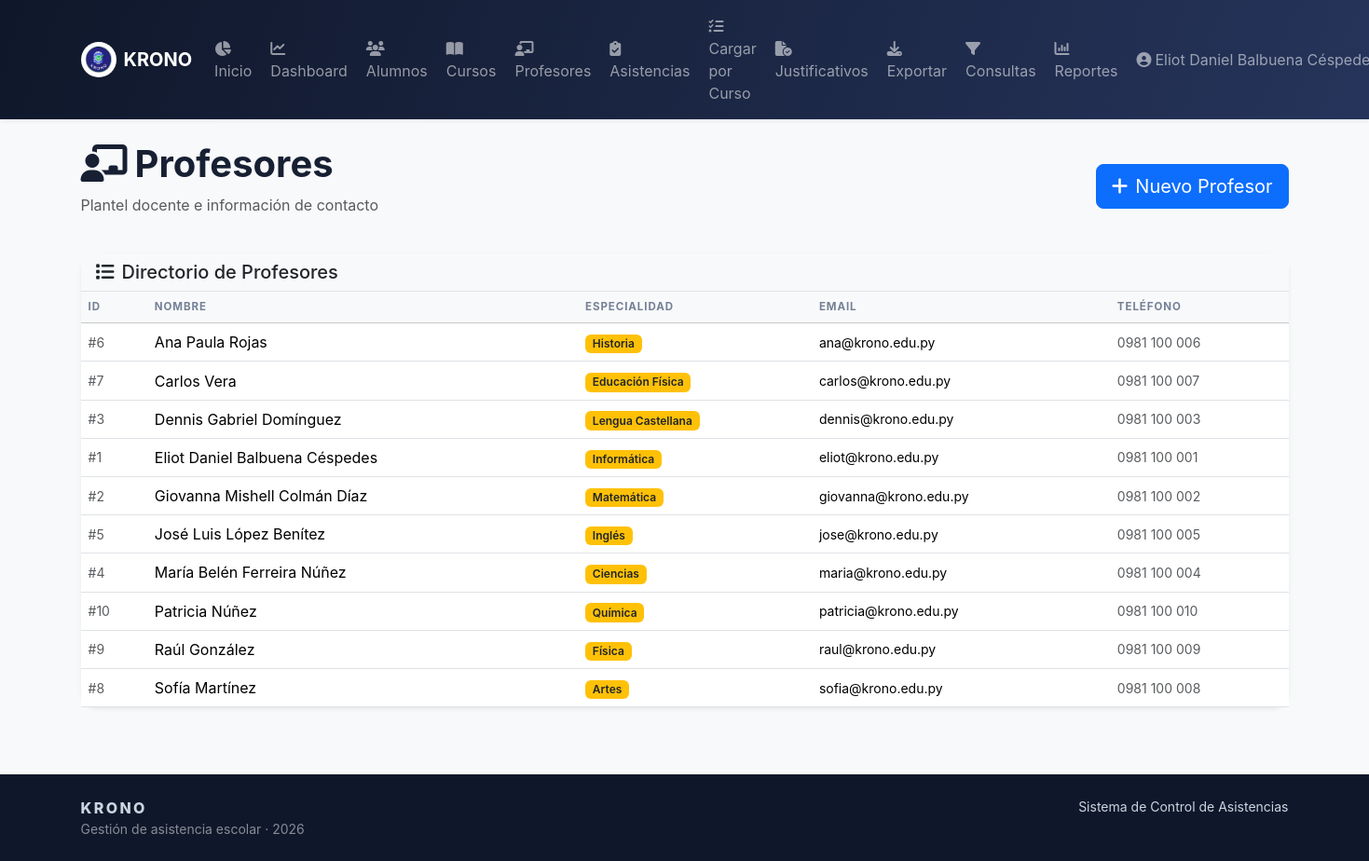
The app's page /profesores.php (signed in) with its own data.
### tables this page shows
CREATE TABLE `profesores` (
  `id` int(11) NOT NULL,
  `nombre` varchar(120) NOT NULL,
  `email` varchar(120) DEFAULT NULL,
  `telefono` varchar(30) DEFAULT NULL,
  `especialidad` varchar(100) DEFAULT NULL
);

### auth.php (called while the page is built, shortened)
<?php
require_once __DIR__ . '/conexion.php';
function get_user() {
    return $_SESSION['user'] ?? null;
}
function get_rol() {
    $user = get_user();
    return $user['rol'] ?? null;
}
function has_role($role) {
    return get_rol() === $role;
}
function is_profesor() {
    return has_role('profesor');
}
function get_user_full_data() {
    global $pdo;
    $user = get_user();
    try {
        if ($user['rol'] === 'profesor') {
            $stmt = $pdo->prepare('SELECT * FROM profesores WHERE id = ?');
            $stmt->execute([$user['profesor_id']]);
            return $stmt->fetch(PDO::FETCH_ASSOC);
        } else if ($user['rol'] === 'alumno') {
            $stmt = $pdo->prepare('SELECT a.*, c.nombre as curso_nombre FROM alumnos a LEFT JOIN cursos c ON a.curso_id = c.id WHERE a.id = ?');
            $stmt->execute([$user['alumno_id']]);
            return $stmt->fetch(PDO::FETCH_ASSOC);
        }
    } catch (PDOException $e) {
        return null;
    }
}
?>

### config.php (called while the page is built, shortened)
<?php
require_once __DIR__ . '/conexion.php';
require_once __DIR__ . '/auth.php';
function e($v) {
    return htmlspecialchars((string)($v ?? ''), ENT_QUOTES, 'UTF-8');
}
?>

### profesores.php (the view, shortened to what this page needs)
<?php
require __DIR__ . '/header.php';
$rows = $pdo ? $pdo->query('SELECT id, nombre, especialidad, email, telefono FROM profesores ORDER BY nombre')->fetchAll() : [];
?>
<div class="d-flex justify-content-between align-items-center mb-4">
    <div>
        <h1 class="display-6 fw-bold">
            <i class="fa-solid fa-chalkboard-user me-2"></i>Profesores
        </h1>
        <p class="text-muted">Plantel docente e información de contacto</p>
    </div>
    <button class="btn btn-primary btn-lg" data-bs-toggle="modal" data-bs-target="#profesorModal">
        <i class="fa-solid fa-plus me-2"></i>Nuevo Profesor
    </button>
</div>
<div class="card shadow-sm border-0">
    <div class="card-header bg-light border-bottom">
        <h5 class="mb-0"><i class="fa-solid fa-list me-2"></i>Directorio de Profesores</h5>
    </div>
    <div class="table-responsive">
        <table class="table table-hover align-middle mb-0">
            <thead class="table-light">
                <tr>
                    <th>ID</th>
                    <th>Nombre</th>
                    <th>Especialidad</th>
                    <th>Email</th>
                    <th>Teléfono</th>
                </tr>
            </thead>
            <tbody>
                <?php if (empty($rows)): ?>
                    <tr>
                        <td colspan="5" class="text-center text-muted py-4">
                            No hay profesores registrados
                        </td>
                    </tr>
                <?php else: foreach($rows as $r): ?>
                <tr>
                    <td class="small text-muted">#<?= $r['id'] ?></td>
                    <td class="fw-500"><?= e($r['nombre']) ?></td>
                    <td>
                        <span class="badge bg-warning text-dark">
                            <?= e($r['especialidad']) ?>
                        </span>
                    </td>
                    <td class="small"><?= e($r['email']) ?></td>
                    <td class="small text-muted"><?= e($r['telefono'] ?? '-') ?></td>
                </tr>
                <?php endforeach; endif; ?>
            </tbody>
        </table>
    </div>
</div>
<?php require __DIR__ . '/footer.php'; ?>

### header.php (shortened to what this page needs)
<?php
require_once __DIR__ . '/config.php';
require_once __DIR__ . '/auth.php';
$current_user = get_user();
$user_data = get_user_full_data();
?>
<!doctype html>
<html lang="es">
<head>
    <link href="https://cdn.jsdelivr.net/npm/bootstrap@5.3.3/dist/css/bootstrap.min.css" rel="stylesheet">
    <link href="https://cdnjs.cloudflare.com/ajax/libs/font-awesome/6.5.2/css/all.min.css" rel="stylesheet">
    <link href="styles.css" rel="stylesheet">
</head>
<body class="bg-light">
    <nav class="navbar navbar-expand-lg navbar-dark bg-dark sticky-top shadow-sm">
        <div class="container">
            <a class="navbar-brand d-flex align-items-center gap-2" href="index.php">
                <img src="logo.png" onerror="this.style.display='none'" width="38" height="38" class="rounded-circle bg-white p-1 object-fit-contain" alt="Logo KRONO">
                <span class="fw-bold tracking-wide">KRONO</span>
            </a>
            <div class="collapse navbar-collapse" id="mainNav">
                <ul class="navbar-nav ms-auto align-items-lg-center gap-lg-1">
                    <?php if (is_profesor()): ?>
                        <li class="nav-item">
                            <a class="nav-link" href="index.php"><i class="fa-solid fa-chart-pie me-1"></i>Inicio</a>
                        </li>
                        <li class="nav-item">
                            <a class="nav-link" href="dashboard.php"><i class="fa-solid fa-chart-line me-1"></i>Dashboard</a>
                        </li>
                        <li class="nav-item">
                            <a class="nav-link" href="alumnos.php"><i class="fa-solid fa-users me-1"></i>Alumnos</a>
                        </li>
                        <li class="nav-item">
                            <a class="nav-link" href="cursos.php"><i class="fa-solid fa-book-open me-1"></i>Cursos</a>
                        </li>
                        <li class="nav-item">
                            <a class="nav-link" href="profesores.php"><i class="fa-solid fa-chalkboard-user me-1"></i>Profesores</a>
                        </li>
                        <li class="nav-item">
                            <a class="nav-link" href="asistencias.php"><i class="fa-solid fa-clipboard-check me-1"></i>Asistencias</a>
                        </li>
                        <li class="nav-item">
                            <a class="nav-link" href="cargar_asistencia_curso.php"><i class="fa-solid fa-list-check me-1"></i>Cargar por Curso</a>
                        </li>
                        <li class="nav-item">
                            <a class="nav-link" href="justificativos.php"><i class="fa-solid fa-file-circle-check me-1"></i>Justificativos</a>
                        </li>
                        <li class="nav-item">
                            <a class="nav-link" href="exportar.php"><i class="fa-solid fa-download me-1"></i>Exportar</a>
                        </li>
                        <li class="nav-item">
                            <a class="nav-link" href="consultas.php"><i class="fa-solid fa-filter me-1"></i>Consultas</a>
                        </li>
                        <li class="nav-item">
                            <a class="nav-link" href="reportes.php"><i class="fa-solid fa-chart-column me-1"></i>Reportes</a>
                        </li>
                    <?php endif; ?>
                    <li class="nav-item dropdown">
                        <a class="nav-link dropdown-toggle" href="#" id="userDropdown" role="button" data-bs-toggle="dropdown" aria-expanded="false">
                            <i class="fa-solid fa-user-circle me-1"></i><?= e($current_user['nombre']) ?>
                        </a>
                    </li>
                </ul>
            </div>
        </div>
    </nav>
    <main class="container py-4">

### styles.css (style rules this page uses)
:root { --navy:#0f172a;--navy2:#1e293b;--purple:#6558d3;--green:#19a974;--orange:#f59e0b;--red:#ef6262;--bg:#f5f7fb;--ink:#172033 }
body { background:var(--bg);color:var(--ink);font-family:Inter,system-ui,-apple-system,sans-serif }
.navbar { background:linear-gradient(110deg,var(--navy),#26345b);box-shadow:0 8px 24px #0f172a24 }
.card { border:0;border-radius:18px;box-shadow:0 10px 30px #202a4510 }
.table { vertical-align:middle }
.table thead th { font-size:.72rem;letter-spacing:.08em;color:#748096;text-transform:uppercase }
.badge { font-weight:600 }

### records on screen
profesores: nombre "Eliot Daniel Balbuena…", id "1", nombre "Eliot Daniel Balbuena Céspedes", especialidad "Informática", email "eliot@krono.edu.py", telefono "0981 100 001"
profesores: id "6", nombre "Ana Paula Rojas", especialidad "Historia", email "ana@krono.edu.py", telefono "0981 100 006"
profesores: id "7", nombre "Carlos Vera", especialidad "Educación Física", email "carlos@krono.edu.py", telefono "0981 100 007"
profesores: id "3", nombre "Dennis Gabriel Domínguez", especialidad "Lengua Castellana", email "dennis@krono.edu.py", telefono "0981 100 003"
profesores: id "2", nombre "Giovanna Mishell Colmán Díaz", especialidad "Matemática", email "giovanna@krono.edu.py", telefono "0981 100 002"
profesores: id "5", nombre "José Luis López Benítez", especialidad "Inglés", email "jose@krono.edu.py", telefono "0981 100 005"
profesores: id "4", nombre "María Belén Ferreira Núñez", especialidad "Ciencias", email "maria@krono.edu.py", telefono "0981 100 004"
profesores: id "10", nombre "Patricia Núñez", especialidad "Química", email "patricia@krono.edu.py", telefono "0981 100 010"
profesores: id "9", nombre "Raúl González", especialidad "Física", email "raul@krono.edu.py", telefono "0981 100 009"
profesores: id "8", nombre "Sofía Martínez", especialidad "Artes", email "sofia@krono.edu.py", telefono "0981 100 008"
